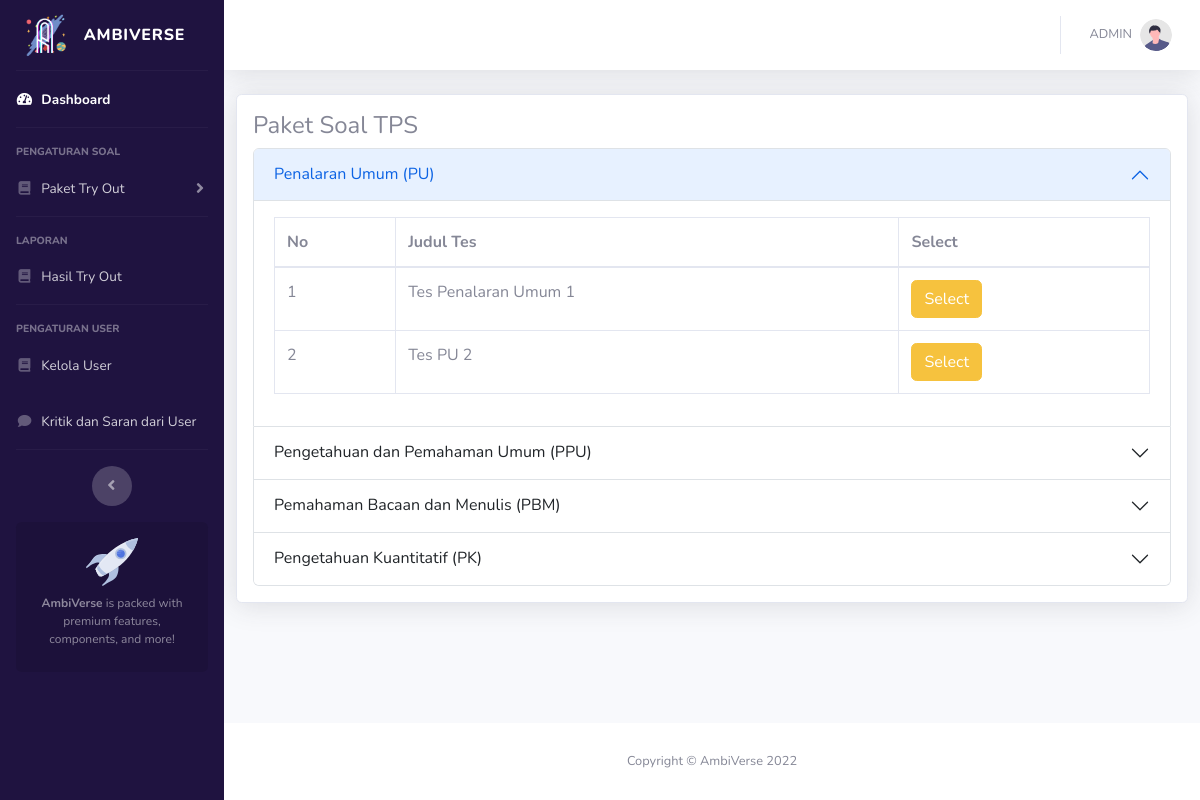
The page /admin/tps.php (signed in) on the database its author committed.
### tables this page shows
CREATE TABLE `exam_category` (
  `id` int(5) NOT NULL,
  `kategori` varchar(100) NOT NULL,
  `subtes` varchar(11) NOT NULL,
  `judul_to` varchar(50) NOT NULL,
  `duration` varchar(5) NOT NULL,
  `date_added` timestamp NULL DEFAULT current_timestamp()
);

### admin/tps.php (the view, shortened to what this page needs)
<?php
	require ('../includes/functions.php');
?>
<!DOCTYPE html>
<html lang="en">
<head>
    <link href="vendor/fontawesome-free/css/all.min.css" rel="stylesheet" type="text/css">
    <link rel="stylesheet" href="https://cdn.jsdelivr.net/npm/bootstrap@5.2.3/dist/css/bootstrap.min.css">
    <link href="css/sb-admin-2.min.css" rel="stylesheet">
    <link href="css/style.css" rel="stylesheet">
</head>
<body id="page-top">
    <div id="wrapper">
        <?php include "sidebar.php" ?>
        <div id="content-wrapper" class="d-flex flex-column">
                <div id="content">
                    <?php include "topbar.php" ?>
                    <div class="container-fluid">
                        <div class="row">
                            <div class="card shadow col-lg-12 p-3">
                                <h4>Paket Soal TPS</h4>
                                <div class="accordion" id="accordionExample">
                                    <div class="accordion-item">
                                        <h2 class="accordion-header" id="headingpu">
                                        <button class="accordion-button" type="button" data-bs-toggle="collapse" data-bs-target="#collapsepu" aria-expanded="true" aria-controls="collapsepu">
                                            Penalaran Umum (PU)
                                        </button>
                                        </h2>
                                        <div id="collapsepu" class="accordion-collapse collapse show" aria-labelledby="headingpu" data-bs-parent="#accordionExample">
                                        <div class="accordion-body">
                                            <table class="table table-bordered" id="dataTable" width="100%" cellspacing="0">
                                                <thead>
                                                    <tr>
                                                        <th>No</th>
                                                        <th>Judul Tes</th>
                                                        <th>Select</th>
                                                    </tr>
                                                </thead>
                                                <tbody>
                                                <?php
                                                    $no = 0;
                                                    $result = mysqli_query($conn, "SELECT * FROM exam_category WHERE subtes = 'pu'");
                                                    while ($row = mysqli_fetch_array($result)){
                                                        $no++;
                                                        ?>
                                                        <tr>
                                                            <td><?= $no; ?></td>
                                                            <td><?= $row["judul_to"]; ?></td>
                                                            <td>
                                                                <a href="add_edit_questions.php?id=<?= $row['id']; ?>" class="btn btn-warning">Select</a>
                                                            </td>
                                                        </tr>
                                                        <?php
                                                    }
                                                ?>
                                                </tbody>
                                            </table>
                                        </div>
                                        </div>
                                    </div>
                                    <div class="accordion-item">
                                        <h2 class="accordion-header" id="headingppu">
                                        <button class="accordion-button collapsed" type="button" data-bs-toggle="collapse" data-bs-target="#collapseppu" aria-expanded="false" aria-controls="collapseppu">
                                            Pengetahuan dan Pemahaman Umum (PPU)
                                        </button>
                                        </h2>
                                    </div>
                                    <div class="accordion-item">
                                        <h2 class="accordion-header" id="headingpbm">
                                        <button class="accordion-button collapsed" type="button" data-bs-toggle="collapse" data-bs-target="#collapsepbm" aria-expanded="false" aria-controls="collapsepbm">
                                            Pemahaman Bacaan dan Menulis (PBM)
                                        </button>
                                        </h2>
                                    </div>
                                    <div class="accordion-item">
                                        <h2 class="accordion-header" id="headingpk">
                                        <button class="accordion-button collapsed" type="button" data-bs-toggle="collapse" data-bs-target="#collapsepk" aria-expanded="false" aria-controls="collapsepk">
                                            Pengetahuan Kuantitatif (PK)
                                        </button>
                                        </h2>
                                    </div>
                                    </div>
                            </div>
                        </div>
                    </div>
                </div>
    <?php include("footer.php"); ?>
</body>
</html>

### rows shown on the page
exam_category: judul_to "Tes Penalaran Umum 1"
exam_category: judul_to "Tes PU 2"
